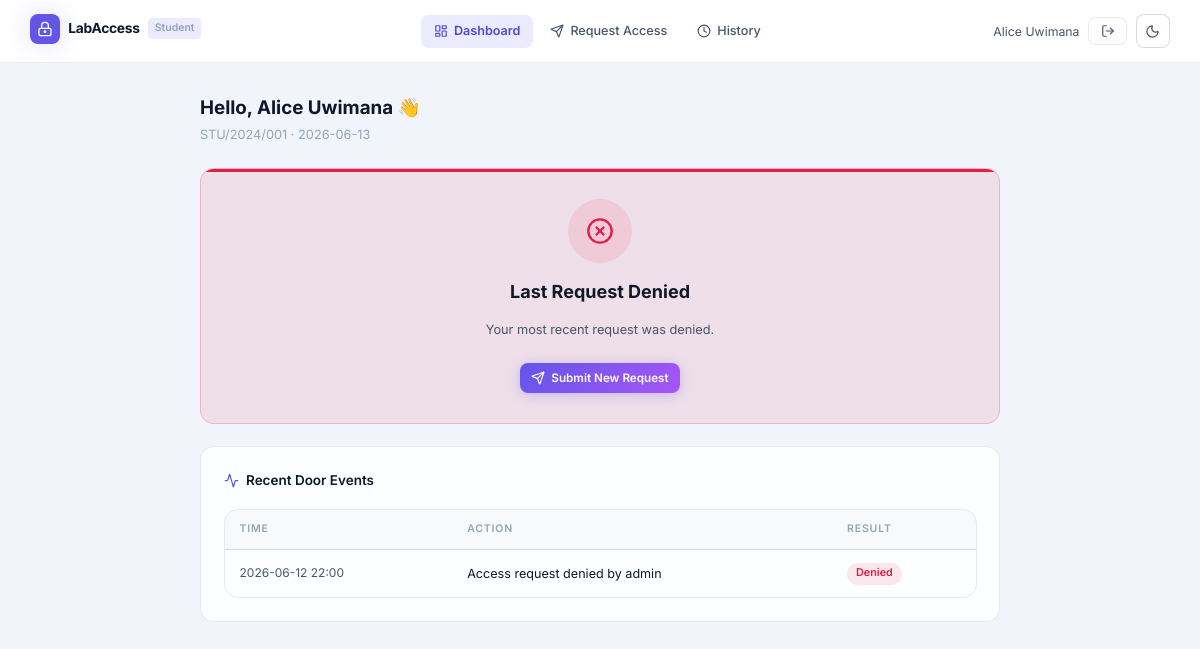
The page /student (signed in) on the database its author committed.
### tables this page shows
CREATE TABLE logs (
            id          INTEGER PRIMARY KEY AUTOINCREMENT,
            timestamp   TEXT,
            person_name TEXT,
            person_type TEXT,
            reg_number  TEXT,
            status      TEXT,
            action      TEXT,
            snapshot    TEXT
        );

### app.py (the view, shortened to what this page needs)
@app.route("/student")
@student_required
def student_dashboard():
    reg      = session["student_reg"]
    roster   = db.get_roster_by_reg(reg)
    student  = db.get_student_by_reg(reg)
    now_dt   = datetime.now()
    active_grant   = db.get_active_grant(student["id"],  now_dt) if student else None
    upcoming_grant = db.get_upcoming_grant(student["id"], now_dt) if student and not active_grant else None
    pending_req    = db.get_pending_request_for_student(reg)
    recent_req     = db.get_most_recent_request(reg)
    if active_grant:
        portal_status = "active"
    elif upcoming_grant:
        portal_status = "upcoming"
    elif pending_req:
        portal_status = "pending"
    elif recent_req and recent_req["status"] == "denied":
        portal_status = "denied"
    else:
        portal_status = "none"
    recent_logs = db.get_logs_by_reg(reg, limit=5) if student else []
    grant = active_grant or upcoming_grant
    current_req = pending_req or recent_req
    grant_duration_min = 0
    return render_template("student_dashboard.html",
                           student_name=session.get("student_name") or (roster["name"] if roster else reg),
                           now=now_dt.isoformat(timespec="seconds"),
                           portal_status=portal_status,
                           grant=grant,
                           grant_duration_min=grant_duration_min,
                           request=current_req,
                           recent_logs=recent_logs)

### app.py (called while the page is built)
def student_required(f):
    @wraps(f)
    def wrapper(*args, **kwargs):
        if not session.get("student_reg"):
            return redirect(url_for("student_login"))
        return f(*args, **kwargs)
    return wrapper

@app.context_processor
def inject_admin_globals():
    ctx = {}
    if session.get("logged_in"):
        ctx["pending_requests_count"] = db.get_pending_requests_count()
    return ctx

### database.py (called while the page is built)
def _connect():
    conn = sqlite3.connect(config.DB_PATH)
    conn.row_factory = sqlite3.Row
    conn.execute("PRAGMA foreign_keys = ON")
    return conn

def get_roster_by_reg(reg_number):
    conn = _connect()
    row = conn.execute(
        "SELECT * FROM school_roster WHERE reg_number=?", (reg_number,)
    ).fetchone()
    conn.close()
    return dict(row) if row else None

def get_student_by_reg(reg_number):
    conn = _connect()
    row = conn.execute(
        "SELECT * FROM students WHERE reg_number=?", (reg_number,)
    ).fetchone()
    conn.close()
    return dict(row) if row else None

def get_active_grant(student_id, now=None):
    if now is None:
        now = datetime.now()
    now_str = now.isoformat(timespec="seconds")
    conn = _connect()
    row = conn.execute(
        """SELECT * FROM access_grants
           WHERE student_id=? AND active=1
             AND start_time<=? AND end_time>=?
           ORDER BY end_time ASC LIMIT 1""",
        (student_id, now_str, now_str),
    ).fetchone()
    conn.close()
    return dict(row) if row else None

def get_upcoming_grant(student_id, now=None):
    if now is None:
        now = datetime.now()
    now_str = now.isoformat(timespec="seconds")
    conn = _connect()
    row = conn.execute(
        """SELECT * FROM access_grants
           WHERE student_id=? AND active=1 AND start_time>?
           ORDER BY start_time ASC LIMIT 1""",
        (student_id, now_str),
    ).fetchone()
    conn.close()
    return dict(row) if row else None

def get_pending_request_for_student(reg_number):
    conn = _connect()
    row = conn.execute(
        "SELECT * FROM access_requests WHERE student_reg=? AND status='pending' LIMIT 1",
        (reg_number,),
    ).fetchone()
    conn.close()
    return dict(row) if row else None

def get_most_recent_request(reg_number):
    conn = _connect()
    row = conn.execute(
        "SELECT * FROM access_requests WHERE student_reg=? ORDER BY created DESC LIMIT 1",
        (reg_number,),
    ).fetchone()
    conn.close()
    return dict(row) if row else None

### templates/student_dashboard.html (shortened to what this page needs)
{% extends "student_base.html" %}
{% set active_page = "dashboard" %}
{% block content %}
<div x-data="studentDash()" x-init="init()">
  <div style="margin-bottom:1.5rem">
    <h2 style="font-size:1.25rem;font-weight:700;color:var(--text-1)">
      Hello, {{ student_name }} 👋
    </h2>
    <div style="font-size:.85rem;color:var(--text-3);margin-top:.2rem">
      {{ session.student_reg }} · {{ now[:10] }}
    </div>
  </div>
  {% if portal_status == 'active' %}
  <div class="status-card active">
    <div class="status-icon"><i data-lucide="door-open"></i></div>
    <div class="status-title">Lab Access Active</div>
    <div class="status-sub">
      Your access is currently active until
      <strong>{{ grant.end_time[11:16] }}</strong> today.
    </div>
    <div class="status-detail">
      <i data-lucide="clock" style="width:13px;height:13px"></i>
      <span id="countdown">—</span> remaining
    </div>
    <form method="POST" action="{{ url_for('student_checkout') }}" style="margin-top:.5rem">
      <button type="submit" class="btn btn-ghost btn-sm"
              onclick="return confirm('Check yourself out early?')">
        <i data-lucide="log-out"></i> Early checkout
      </button>
    </form>
  </div>
  {% elif portal_status == 'denied' %}
  <div class="status-card denied">
    <div class="status-icon"><i data-lucide="x-circle"></i></div>
    <div class="status-title">Last Request Denied</div>
    <div class="status-sub">
      Your most recent request was denied.
    </div>
    <a href="{{ url_for('student_request_form') }}" class="btn btn-primary btn-sm" style="margin-top:.5rem">
      <i data-lucide="send"></i> Submit New Request
    </a>
  </div>
  {% endif %}
  {% if recent_logs %}
  <div class="card" style="margin-top:1.5rem">
    <div class="card-header">
      <span class="card-title"><i data-lucide="activity"></i> Recent Door Events</span>
    </div>
    <div class="table-wrap">
      <table>
        <thead>
          <tr>
            <th>Time</th>
            <th>Action</th>
            <th>Result</th>
          </tr>
        </thead>
        <tbody>
          {% for log in recent_logs %}
          <tr>
            <td class="td-muted">{{ log.timestamp[:16] if log.timestamp else '—' }}</td>
            <td>{{ log.action or '—' }}</td>
            <td>
              {% if log.status == 'Granted' %}
                <span class="badge badge-green">Granted</span>
              {% elif log.status == 'Denied' %}
                <span class="badge badge-red">Denied</span>
              {% else %}
                <span class="badge badge-neutral">{{ log.status }}</span>
              {% endif %}
            </td>
          </tr>
          {% endfor %}
        </tbody>
      </table>
    </div>
  </div>
  {% endif %}
</div>
{% endblock %}

### rows shown on the page
logs: timestamp "2026-06-12 22:00", action "Access request denied by admin", status "Denied"

### other values the page prints
{{ session.student_name or session.student_reg }} "Alice Uwimana"
{{ student_name }} "Alice Uwimana"
{{ session.student_reg }} "STU/2024/001"
{{ now[:10] }} "2026-06-13"
